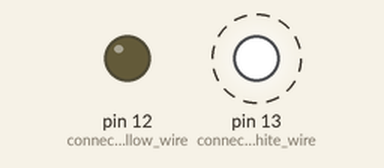
Simulated run of this sketch. Board: Arduino Uno, built with avr-gcc and run on an emulated ATmega328P. Shown: output pins drawn as LEDs (lit = HIGH). Dashed ring = blinking.

Above: at 0.05 s.
Timing chart, 0 to 3.0 s (numbered marks = the images above):
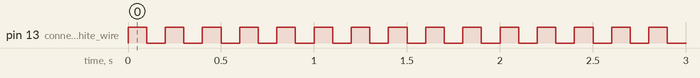

The sketch:

transmitter_code.ino
```cpp
void setup() {
  // put your setup code here, to run once:
pinMode(12,OUTPUT); //connected to yellow wire
pinMode(13,OUTPUT); //connected to white wire
}

int dataFrame[2]={0,0}; //dataframe of size 2 is initialized and assigned a dummy value

void loop() {
digitalWrite(13,HIGH);
delay(50);
digitalWrite(12,dataFrame[0]);
delay(50);
digitalWrite(13,LOW);
delay(50);
digitalWrite(12,dataFrame[1]);
delay(50);
//update dataframe
}
```

Measured:
- by itself, pin 13 (connected_to_white_wire): alternates HIGH for 0.10 s and LOW for 0.10 s
